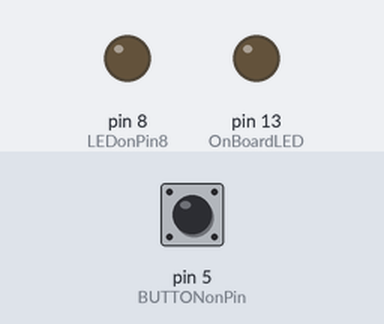
A sketch run on a simulated Arduino Uno, built with avr-gcc and run on an emulated ATmega328P. On the bench: output pins drawn as LEDs (lit = HIGH). Inputs (shaded band) come from the test bench; at power-on: pin 5 (BUTTONonPin) LOW.

Above: at 1.2 s.
1.3 s: pin 5 (BUTTONonPin) pulled HIGH for 0.15 s
At 1.37 s:
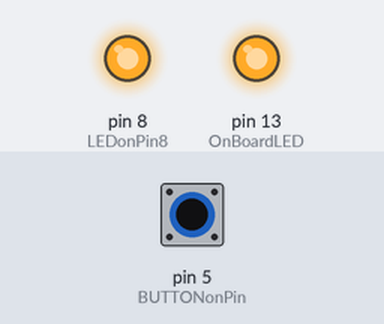
2.9 s: pin 5 (BUTTONonPin) pulled HIGH for 3.2 s
At 7.1 s:
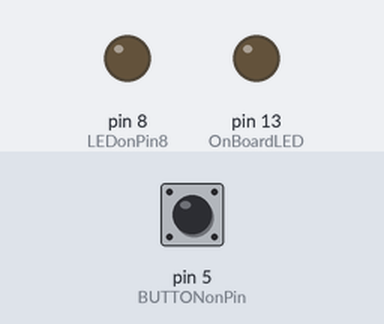
Timing chart, 0 to 8.6 s (numbered marks = the images above; inputs shaded):
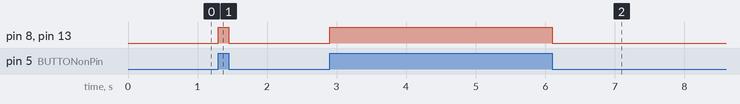

Measured:
- after the input at 1.3 s, pin 8 (LEDonPin8), pin 13 (OnBoardLED): LOW → HIGH at once, → LOW 0.15 s later
- after the input at 2.9 s, pin 8 (LEDonPin8), pin 13 (OnBoardLED): LOW → HIGH at once, → LOW 3.2 s later

The sketch:

03.binarySelection.ino
```cpp
/*  Author:

  Learning Intention:
  The students understand binary selection logic and apply it to a simple control structures.

  Success Criteria:
    1.  I understand binary selection is asking questions that only have a true and false outcome
    2.  I can apply different comparison operators to get a desired outcome in a basic if else
        control structure
    3.  I understand 'if', 'if else', and 'if else if else'
    4.  I understand the difference between a 'nested if', and using boolean operators
    5.  I can read a simple logic flowchart

  Student Notes:
  Comparison Operators
    - != (not equal to)
    - < (less than)
    - <= (less than or equal to)
    - == (equal to)
    - > (greater than)
    - >= (greater than or equal to)

    Boolean Operators
    - ! (logical not)
    - && (logical and)
    - || (logical or)


  Documentation:
    https://www.arduino.cc/reference/en/#structure
    https://github.com/TempeHS/TempeHS_Ardunio_Bootcamp/blob/main/03.binarySelection/Readme.md

*/
static unsigned int OnBoardLED = 13;
static unsigned int LEDonPin8 = 8;
static unsigned int BUTTONonPin = 5;

void setup() {
  Serial.begin(9600);
  pinMode(OnBoardLED, OUTPUT);
  pinMode(LEDonPin8, OUTPUT);
  pinMode(BUTTONonPin, INPUT);
}

void loop(){
  bool reading = digitalRead(BUTTONonPin);
  if (reading) {
    digitalWrite(OnBoardLED, HIGH);
    digitalWrite(LEDonPin8, HIGH);
  } else {
    digitalWrite(OnBoardLED, LOW);
    digitalWrite(LEDonPin8, LOW);
  }
}
```
